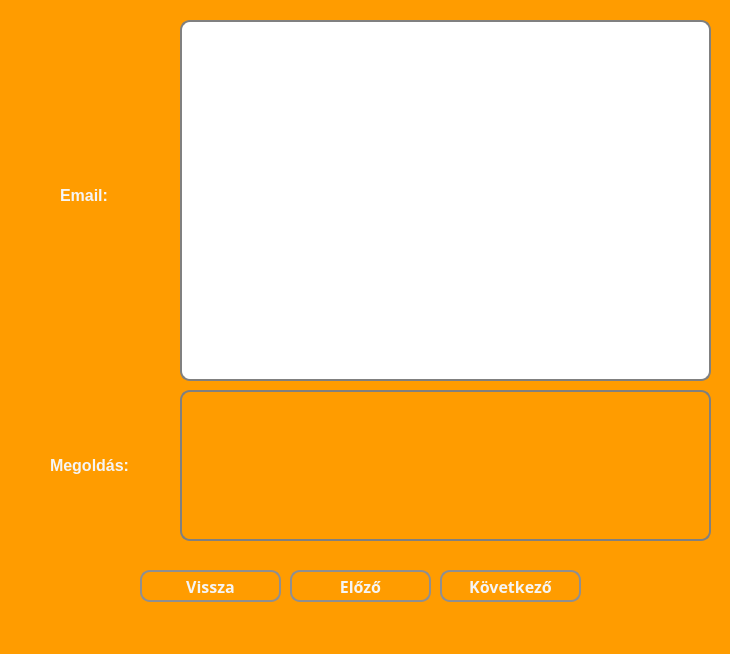
<?xml version="1.0" encoding="UTF-8"?>
<ui version="4.0">
 <class>MainWindow</class>
 <widget class="QMainWindow" name="MainWindow">
  <property name="geometry">
   <rect>
    <x>0</x>
    <y>0</y>
    <width>730</width>
    <height>654</height>
   </rect>
  </property>
  <property name="windowTitle">
   <string>Eredmény</string>
  </property>
  <property name="styleSheet">
   <string notr="true">* {
	background-color: #FF9C00;
	font-size: 16pt;
	color: grey;
}</string>
  </property>
  <widget class="QWidget" name="centralwidget">
   <widget class="QWidget" name="widget" native="true">
    <property name="geometry">
     <rect>
      <x>-10</x>
      <y>0</y>
      <width>741</width>
      <height>621</height>
     </rect>
    </property>
    <property name="styleSheet">
     <string notr="true">* {
	background-color: #FF9C00;
    font-size: 16px;
    font-weight: bold;
}</string>
    </property>
    <widget class="QPushButton" name="nextButton">
     <property name="geometry">
      <rect>
       <x>450</x>
       <y>570</y>
       <width>141</width>
       <height>32</height>
      </rect>
     </property>
     <property name="font">
      <font>
       <family>Corbel</family>
       <pointsize>-1</pointsize>
       <bold>true</bold>
      </font>
     </property>
     <property name="styleSheet">
      <string notr="true">* {
	background-color: #FF9C00;
	border: 2px solid #8f8f91;
	border-radius: 10px;
	color: whitesmoke;
}

*:hover {
	background-color: #FFF200;
	color: #8f8f91;
}</string>
     </property>
     <property name="text">
      <string>Következő</string>
     </property>
    </widget>
    <widget class="QLabel" name="emailFrame">
     <property name="enabled">
      <bool>true</bool>
     </property>
     <property name="geometry">
      <rect>
       <x>190</x>
       <y>20</y>
       <width>531</width>
       <height>361</height>
      </rect>
     </property>
     <property name="font">
      <font>
       <family>Corbel</family>
       <pointsize>12</pointsize>
       <bold>true</bold>
      </font>
     </property>
     <property name="layoutDirection">
      <enum>Qt::LeftToRight</enum>
     </property>
     <property name="styleSheet">
      <string notr="true">* {
	border: 2px solid grey;
	border-radius: 10px;
	background-color: white;
	font-size: 12pt;
	color: grey;
}</string>
     </property>
     <property name="frameShape">
      <enum>QFrame::NoFrame</enum>
     </property>
     <property name="text">
      <string/>
     </property>
     <property name="textFormat">
      <enum>Qt::PlainText</enum>
     </property>
     <property name="scaledContents">
      <bool>true</bool>
     </property>
     <property name="alignment">
      <set>Qt::AlignCenter</set>
     </property>
    </widget>
    <widget class="QPushButton" name="backButton">
     <property name="geometry">
      <rect>
       <x>150</x>
       <y>570</y>
       <width>141</width>
       <height>32</height>
      </rect>
     </property>
     <property name="font">
      <font>
       <family>Corbel</family>
       <pointsize>-1</pointsize>
       <bold>true</bold>
      </font>
     </property>
     <property name="styleSheet">
      <string notr="true">* {
	background-color: #FF9C00;
	border: 2px solid #8f8f91;
	border-radius: 10px;
	color: whitesmoke;
}

*:hover {
	background-color: #FFF200;
	color: #8f8f91;
}</string>
     </property>
     <property name="text">
      <string>Vissza</string>
     </property>
    </widget>
    <widget class="QPushButton" name="previousButton">
     <property name="geometry">
      <rect>
       <x>300</x>
       <y>570</y>
       <width>141</width>
       <height>32</height>
      </rect>
     </property>
     <property name="font">
      <font>
       <family>Corbel</family>
       <pointsize>-1</pointsize>
       <bold>true</bold>
      </font>
     </property>
     <property name="styleSheet">
      <string notr="true">* {
	background-color: #FF9C00;
	border: 2px solid #8f8f91;
	border-radius: 10px;
	color: whitesmoke;
}

*:hover {
	background-color: #FFF200;
	color: #8f8f91;
}</string>
     </property>
     <property name="text">
      <string>Előző</string>
     </property>
    </widget>
    <widget class="QLabel" name="questionLabel">
     <property name="geometry">
      <rect>
       <x>70</x>
       <y>160</y>
       <width>101</width>
       <height>71</height>
      </rect>
     </property>
     <property name="styleSheet">
      <string notr="true">* {
	color: whitesmoke;
}</string>
     </property>
     <property name="text">
      <string>Email:</string>
     </property>
    </widget>
    <widget class="QLabel" name="answerLabel">
     <property name="geometry">
      <rect>
       <x>60</x>
       <y>430</y>
       <width>101</width>
       <height>71</height>
      </rect>
     </property>
     <property name="styleSheet">
      <string notr="true">* {
	color: whitesmoke;
}</string>
     </property>
     <property name="text">
      <string>Megoldás:</string>
     </property>
    </widget>
    <widget class="QLabel" name="answerField">
     <property name="enabled">
      <bool>true</bool>
     </property>
     <property name="geometry">
      <rect>
       <x>190</x>
       <y>390</y>
       <width>531</width>
       <height>151</height>
      </rect>
     </property>
     <property name="font">
      <font>
       <family>Corbel</family>
       <pointsize>12</pointsize>
       <bold>true</bold>
      </font>
     </property>
     <property name="layoutDirection">
      <enum>Qt::LeftToRight</enum>
     </property>
     <property name="styleSheet">
      <string notr="true">* {
	border: 2px solid grey;
	border-radius: 10px;
	font-size: 12pt;
	color: whitesmoke;
}</string>
     </property>
     <property name="frameShape">
      <enum>QFrame::NoFrame</enum>
     </property>
     <property name="text">
      <string/>
     </property>
     <property name="textFormat">
      <enum>Qt::PlainText</enum>
     </property>
     <property name="scaledContents">
      <bool>true</bool>
     </property>
     <property name="alignment">
      <set>Qt::AlignCenter</set>
     </property>
    </widget>
   </widget>
  </widget>
  <widget class="QStatusBar" name="statusbar"/>
 </widget>
 <resources/>
 <connections/>
</ui>
